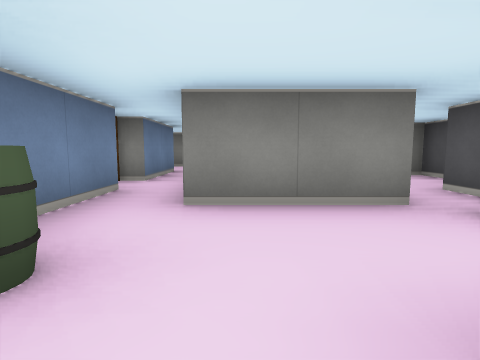
View 1 (above)

16 first-person views from a walk through a cub3D maze. The camera is about half as high as the walls, tilts 6° down and sees 80° across. The floor is counted in squares. Each view is taken from the middle of a square. On the plan, view 1 faces up. The plan holds only what a view shows up to about 9 squares ahead; the rest is blank.

View 2
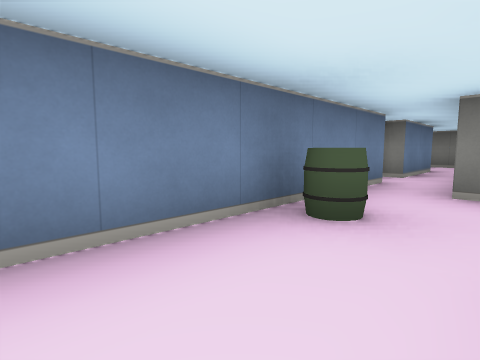

View 3
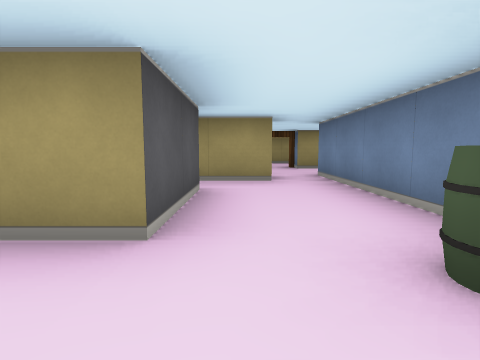

View 4
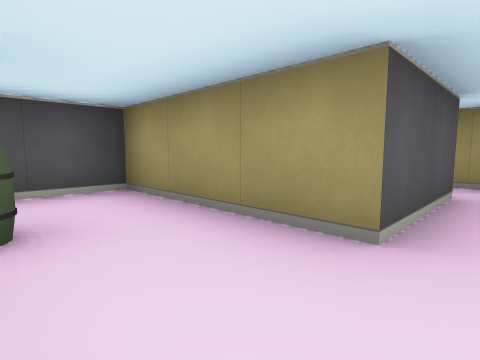

View 5
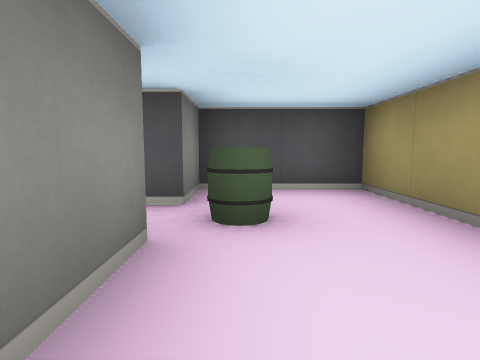

View 6
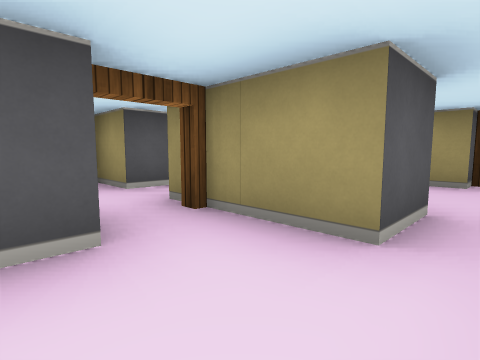

View 7
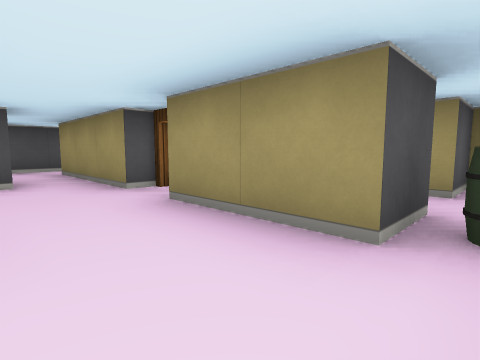

View 8
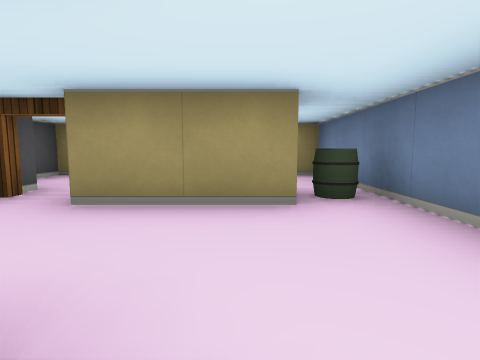

View 9
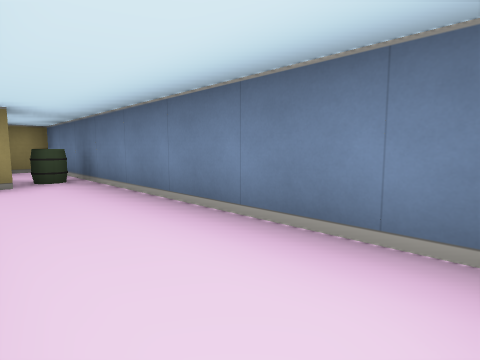

View 10
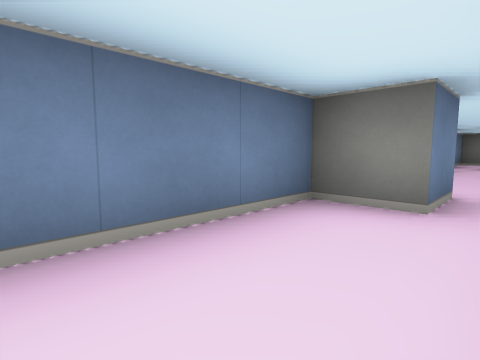

View 11
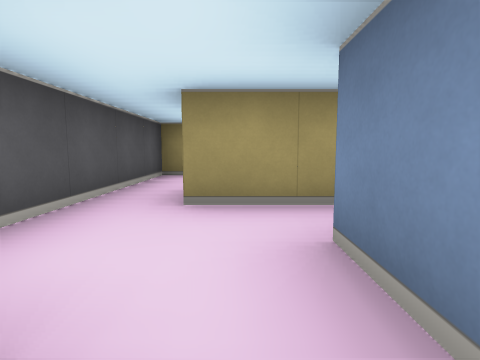

View 12
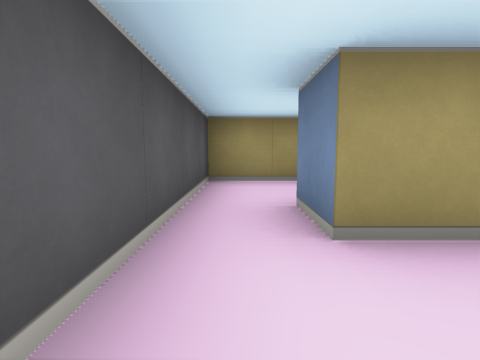

View 13
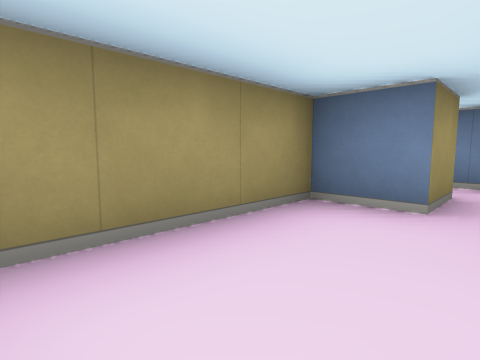

View 14
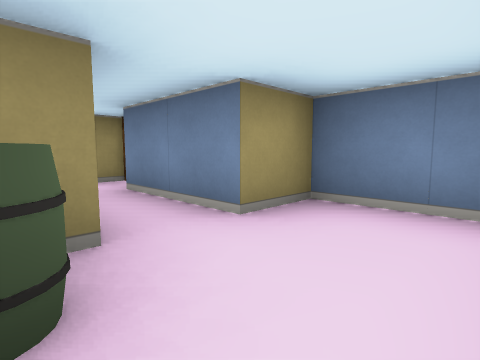

View 15
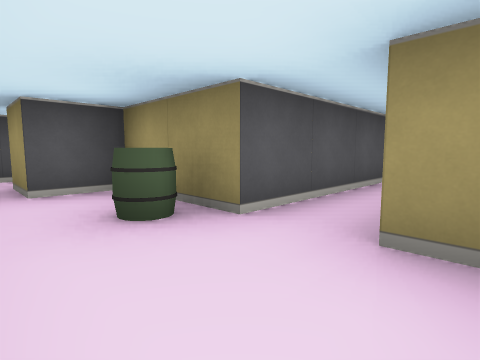

View 16
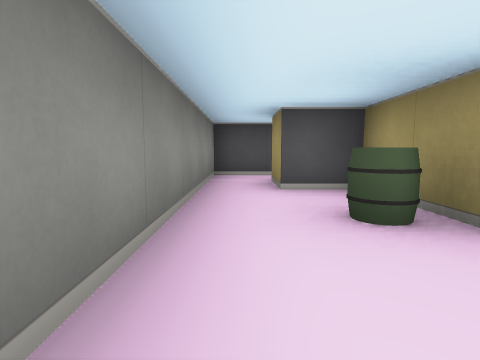

### Floor plan
Points are (right, up) in squares from view 1. A wall is a line through its corners. A room is listed if a view was taken in it or the views show most of it. See-through windows are left out.
Room 1 (views 1, 2, 3, 4, 5, 6)
walls: (0.5, -1.6) (0.5, 0.5) (3.5, 0.5) (3.5, 2.5) (2.5, 2.5); (-1.5, 2.5) (-1.5, -3.5); (1.6, 2.5) (-0.5, 2.5); (-0.5, -3.6) (-0.5, -2.5) (1.5, -2.5)
ways out: open door at (1, -2) to room 3; opening at (-1, 3) to room 6; opening at (-1, -4) to room 7
objects: barrel (-1, 1); barrel (2, 2)
Room 2 (views 7, 8, 9, 10)
walls: (-3.5, -5.5) (-2.5, -5.5); (-3.5, -0.5) (-4.5, -0.5) (-4.5, -5.5)
ways out: opening at (-2, -4.5) to room 7; opening at (-3, 0)
Room 3 (view 11)
walls: (2.5, -3.1) (2.5, -2.5) (3.5, -2.5)
ways out: open door at (1, -2) to room 1; opening at (2, -3) to room 4
Room 4 (view 12)
walls: (0.5, -5.5) (2.5, -5.5) (2.5, -6.5); (1.5, -3.5) (1.5, -4.5); (3.5, -6.5) (3.5, -4.5)
ways out: opening at (2, -3) to room 3; opening at (1, -5) to room 7; opening at (3, -6) to room 8
Room 5 (view 13)
walls: (-3.5, -6.6) (-3.5, -5.5); (-4.5, -5.5) (-4.5, -8.5) (-3.5, -8.5) (-3.5, -7.5) (-2.5, -7.5) (-2.5, -8.5) (0.5, -8.5) (0.5, -7.9)
ways out: open door at (-1, -6) to room 7
objects: barrel (-4, -6)
Room 6 (views 14, 15, 16)
walls: (-2.5, 7.9) (-2.5, 6.5) (-1.5, 6.5) (-1.5, 4.5); (3.5, 7.4) (3.5, 8.5) (-2, 8.5); (-0.5, 3.4) (-0.5, 6.5) (1.5, 6.5) (1.5, 7.5) (2.5, 7.5); (-1.5, 3.5) (-1.5, 2.5)
ways out: opening at (-1, 3) to room 1; open door at (-2, 4)
objects: barrel (0, 7)
Room 7 (no view inside)
walls: (-0.5, -5.5) (0.5, -5.5); (-2.5, -5.5) (-1.5, -5.5)
ways out: opening at (-1, -4) to room 1; opening at (-2, -4.5) to room 2; opening at (1, -5) to room 4; open door at (-1, -6) to room 5
Room 8 (no view inside)
walls: (2, -8.5) (3.5, -8.5) (3.5, -6.5)
ways out: opening at (3, -6) to room 4

Positions as (right, up) in squares from view 1, and headings:
1: (0, 0), facing up
2: (0, -1), facing up-left
3: (0, 2), facing down
4: (0, 2), facing down-right
5: (0, 2), facing right
6: (-1, -1), facing down-right
7: (-4, -4), facing down-right
8: (-3, -3), facing down
9: (-3, -1), facing down-left
10: (-3, -3), facing up-left
11: (2, -3), facing down
12: (3, -4), facing down
13: (0, -7), facing down-left
14: (0, 8), facing down-left
15: (-2, 8), facing down-right
16: (-2, 8), facing right
